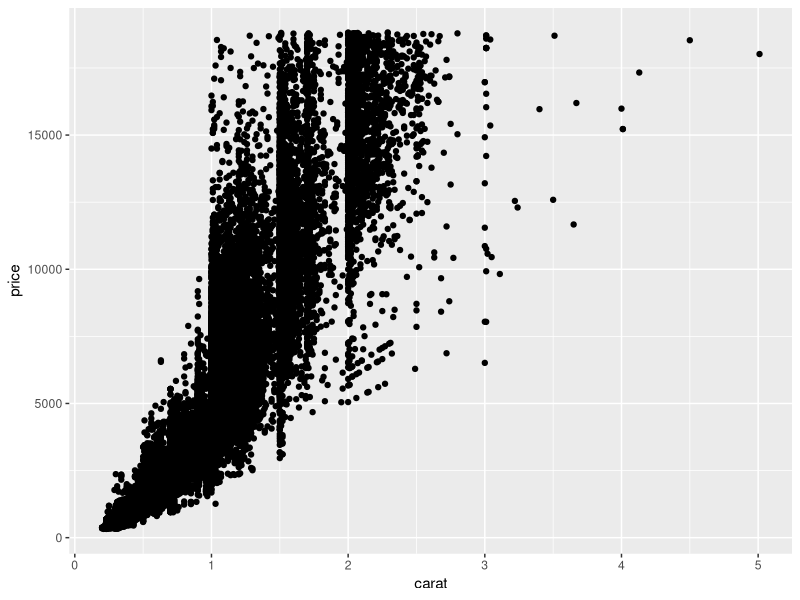
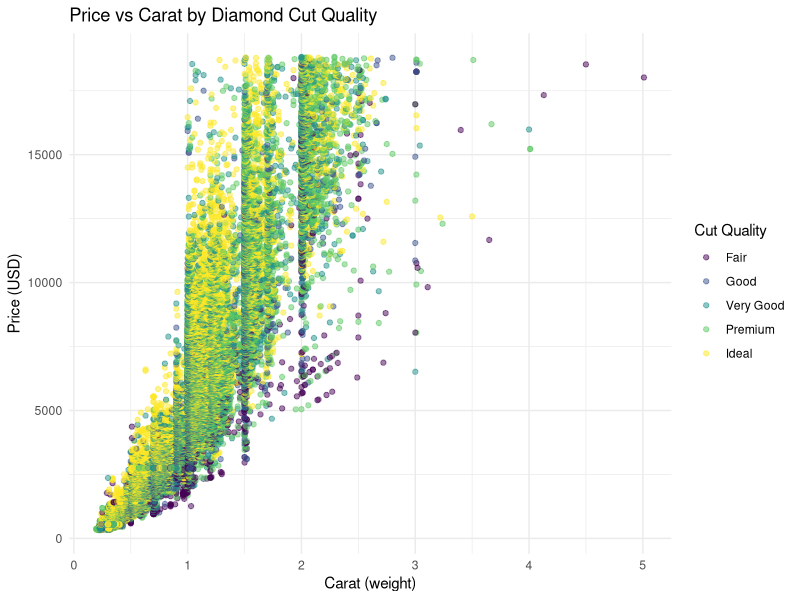

These charts were generated, in order, by the following R code:
## ---- chunk 1
library(tidyverse)
## ---- chunk 2
## TASK: Plot `price` vs `carat` below
## Your code here!
 diamonds %>% 
  ggplot() +          
  geom_point(     
    mapping = aes( 
      x = carat,  
      y = price    
      )
    )
## ---- chunk 3
## TASK: Plot `price`, `carat`, and `cut` below
## Your code here!
diamonds %>%  
  ggplot(aes(x = carat, y = price, color = cut)) +  
  geom_point(alpha = 0.5) +  
  labs(  
    title = "Price vs Carat by Diamond Cut Quality",  
    x = "Carat (weight)",  
    y = "Price (USD)",  
    color = "Cut Quality"  
  ) +  
  theme_minimal()  
